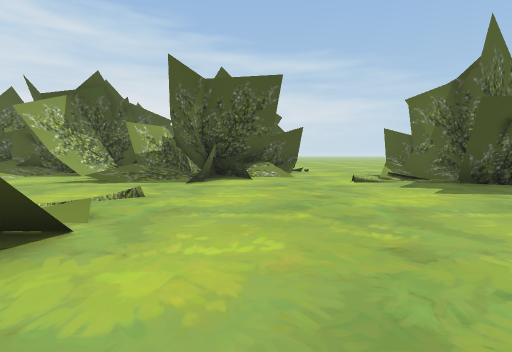
View 1 (above)

24 first-person views from a walk through a 3-D level made in the Unity game engine. The camera is 1.2 m above the floor, tilts 4° down and sees 80° across. The floor is counted in squares, 2 m on a side. Each view is taken from the middle of a square. On the plan, view 1 faces up. The plan holds only what a view shows up to about 9 squares ahead; the rest is blank. The place goes on beyond the plan. Some animated figures are not drawn.

View 2
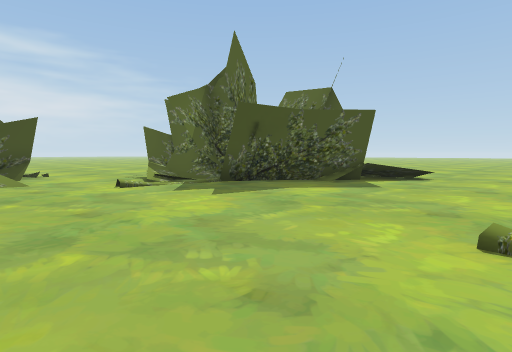

View 3
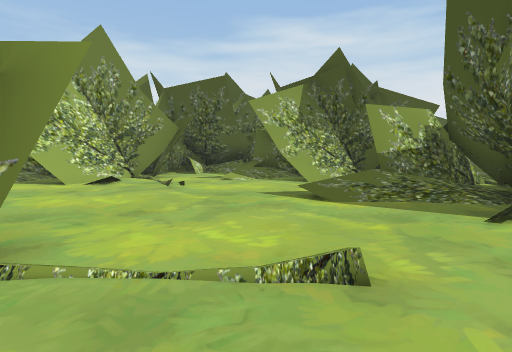

View 4
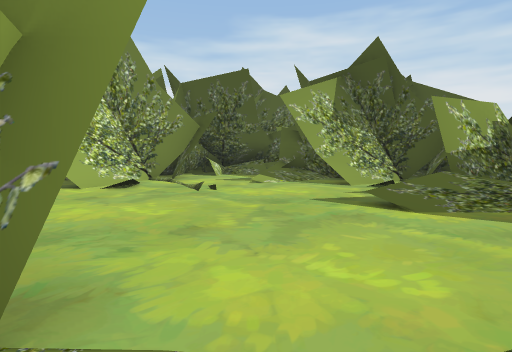

View 5
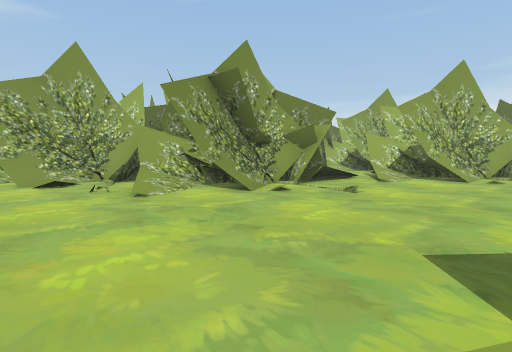

View 6
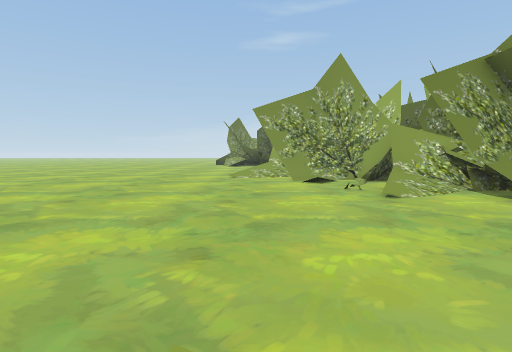

View 7
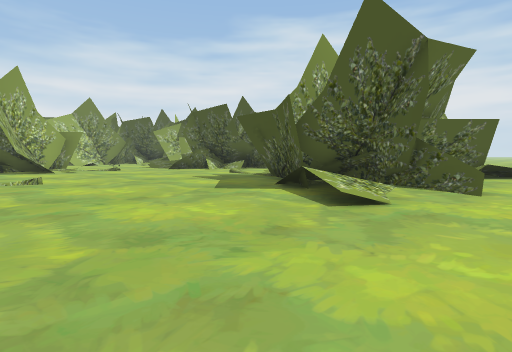

View 8
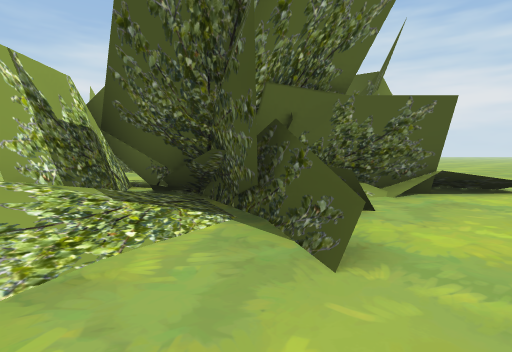

View 9
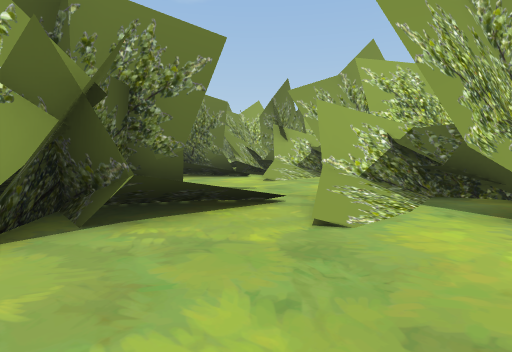

View 10
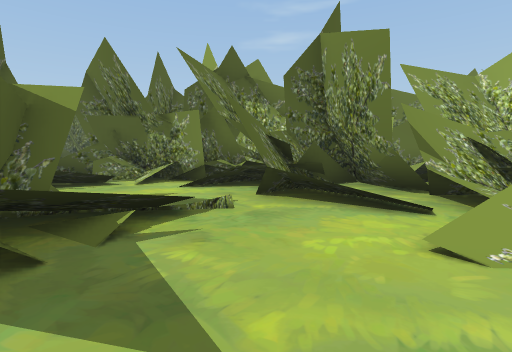

View 11
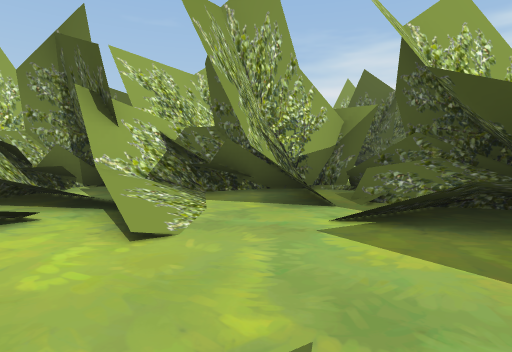

View 12
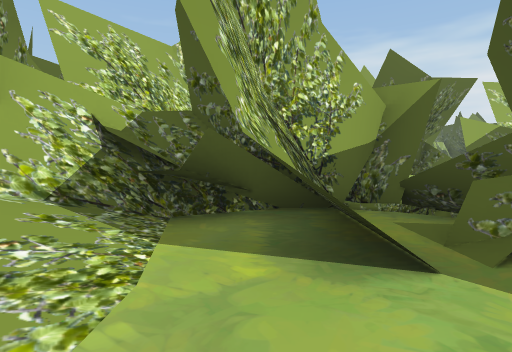

View 13
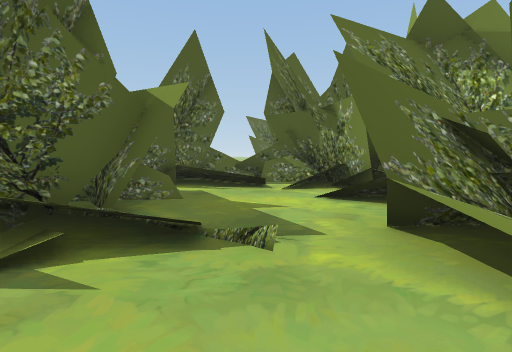

View 14
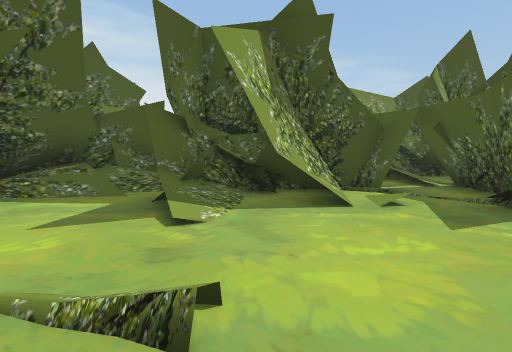

View 15
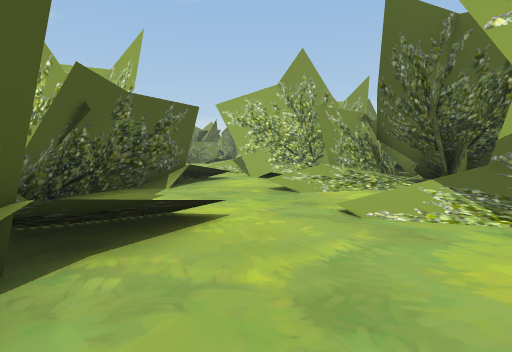

View 16
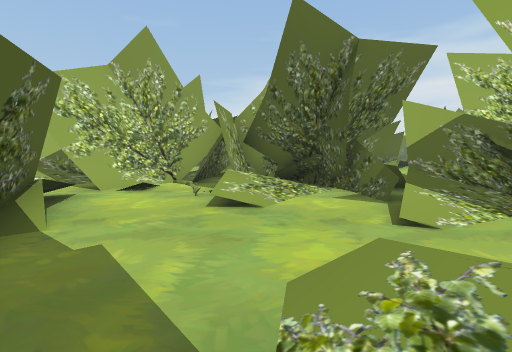

View 17
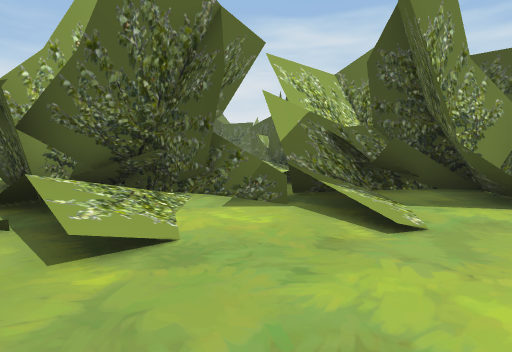

View 18
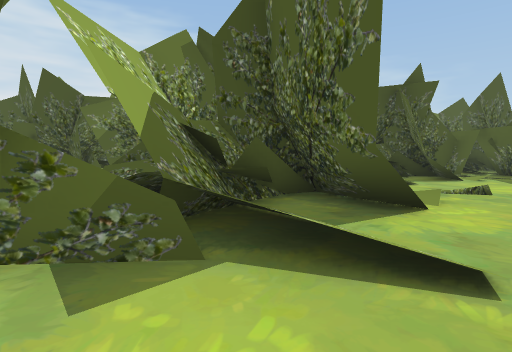

View 19
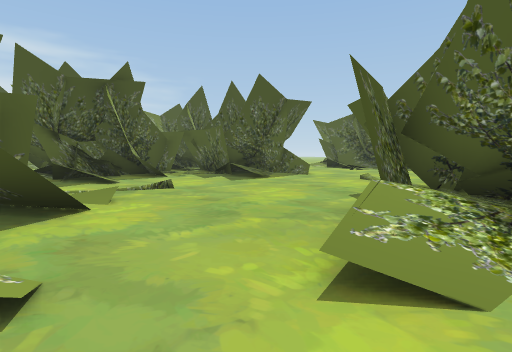

View 20
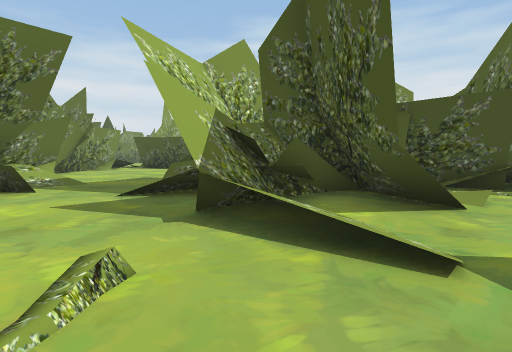

View 21
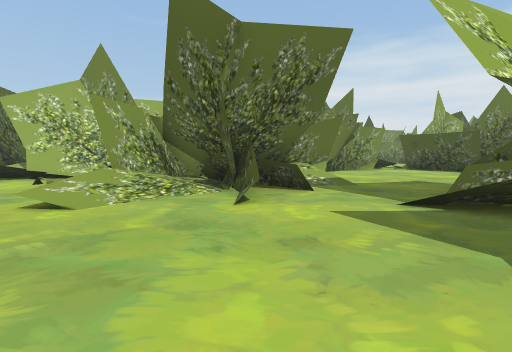

View 22
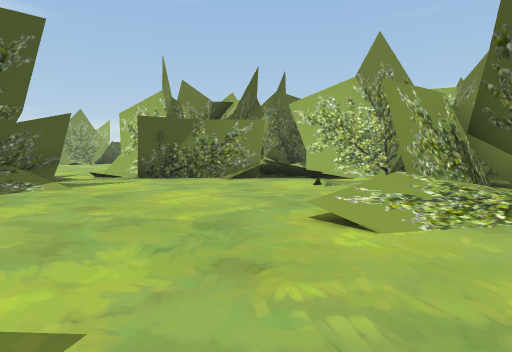

View 23
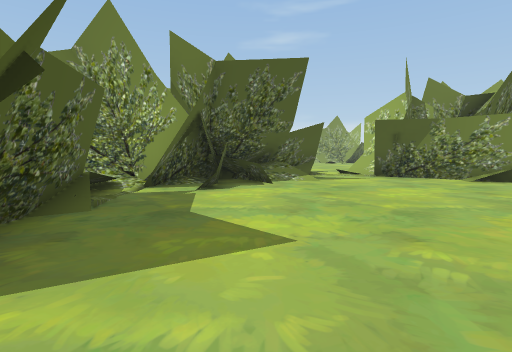

View 24
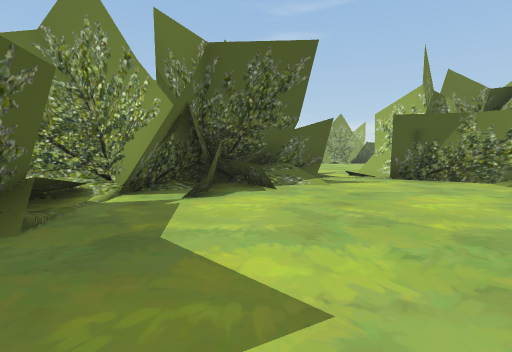

### Floor plan
Key: @ floor where view 1 was taken; # wall or solid block; . main floor; : floor 0.25 m higher than the main floor; / step, stairs or slope; = window, fence, low wall or low ledge; O other object.
Columns run from 24 left of view 1 to 10 right of it. Each row starts with its distance up from view 1.
 14       O               OOO
 13      OO            O OOOO
 12                OOO OO.O
 11                OOOOOOOO  //.   O
 10          O#   OO/OOOOOO  O...  O//
  9                ../O//OOOO...OO  OO.
  8              OOO./...O/OO../ #OOO..
  7            OOOO#O..../.O.....OOOO..
  6             OOOO............OOOOOO.
  5          O  /O#O..............O#/..
  4          OO OO:O...............O/..
  3           OOOO//....OO........../..
  2          OOO//..//OOOOO............
  1          O#OO//..//OOO.............
  0         OOOO./...OOOOOO.@..........
 -1    ...    O//..OOO....../OOOO./....
 -2    .../OO OO=// OOOO....OOOO//.....
 -3    .....OOO/O.  OOO///.//OOOOO/....
 -4     O./...O//. OOOOO/..//O  OO/....
 -5     OO/O......  OOOO./O/OO  OOOO...
 -6      OOOO.....O  OOOO/O...OO OO/
 -7     OOO/....O O OOO OOO  :: O  O
 -8     OOOO/....O   OO O OOOOOOO
 -9 OO O   ......O    #O OOOOOOO
-10   O#O/.......O/   O      O
-11   OO//......../
-12    O//......OOOO
-13      /O....OOO O
-14      OOOO.OOO
-15       OO.OOOO
-16       OO//
-17         ./

Positions as (right, up) in squares from view 1, and headings:
1: (0, 0), facing up
2: (0, 1), facing up-right
3: (-1, 3), facing up-left
4: (-2, 3), facing up-left
5: (8, 4), facing down-left
6: (8, 4), facing down
7: (10, 0), facing up-left
8: (10, 4), facing up-left
9: (2, 2), facing down-left
10: (-2, -1), facing down
11: (-1, -2), facing left
12: (-3, -2), facing left
13: (-3, -3), facing down-right
14: (-6, 5), facing up
15: (-6, 4), facing down-left
16: (-6, 1), facing left
17: (-8, 0), facing up-left
18: (-10, 1), facing up
19: (-9, 1), facing up-right
20: (-11, -6), facing up-left
21: (-12, -6), facing left
22: (-13, -7), facing down-left
23: (-13, -6), facing down
24: (-13, -7), facing down
